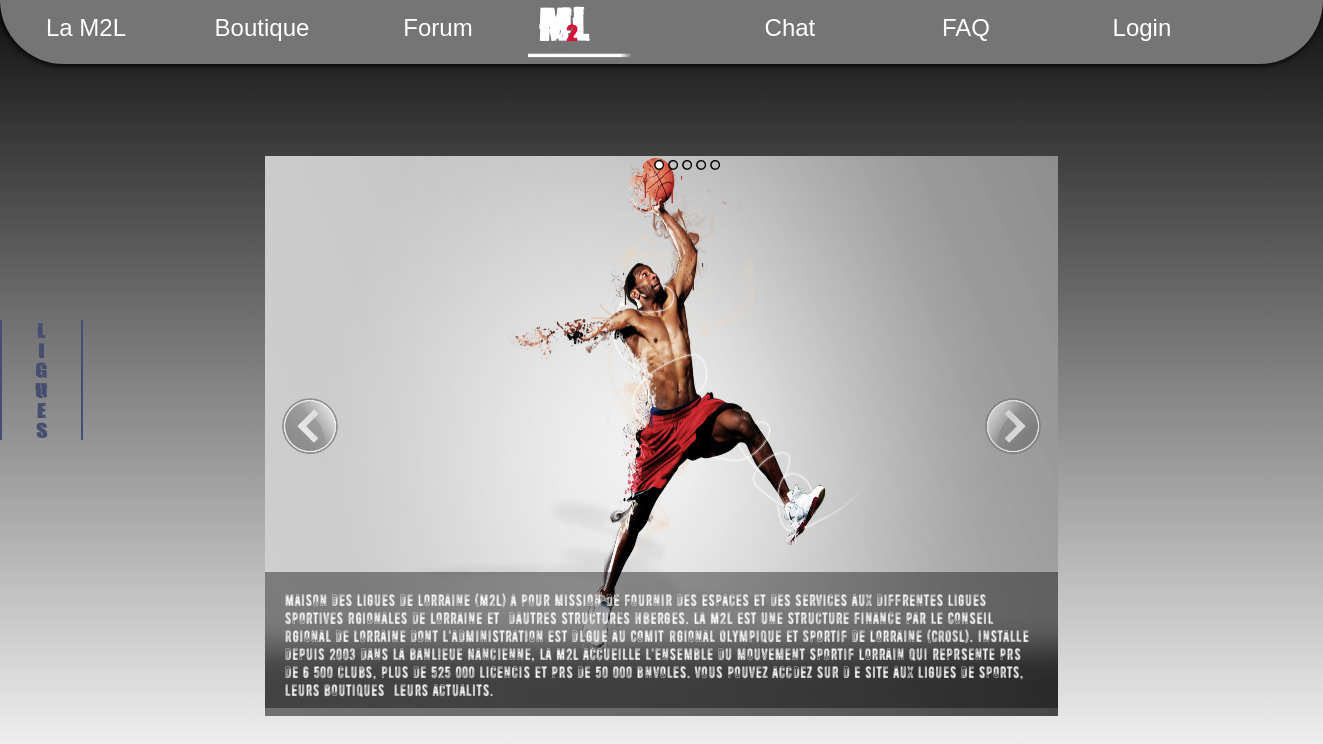
The page / on the database its author committed.
### tables this page shows
CREATE TABLE IF NOT EXISTS `article` (
  `id` int(11) NOT NULL AUTO_INCREMENT,
  `img_url` varchar(2048) DEFAULT NULL,
  `extrait` varchar(1024) DEFAULT NULL,
  `contenu` varchar(5500) DEFAULT NULL,
  `titre` varchar(255) DEFAULT NULL,
  `auteur_id` int(11) DEFAULT NULL,
  `date` date NOT NULL,
  PRIMARY KEY (`id`),
  KEY `auteur_id` (`auteur_id`)
);

### index.php (the view, shortened to what this page needs)
<!DOCTYPE html>
<html class="scroller">
	<head>
		<link rel="stylesheet" type="text/css" href="main.css">
	</head>
	<body>
		<?php include("includes/menu_principal.php");?>
		<?php include("includes/menu_ligues.php"); ?>
			<section id="wrapper">
				<ul id="diaporama">
			<?php
				$bdd=bdd();
				$query=$bdd->query('SELECT * FROM article ORDER BY date DESC LIMIT 0,5');
				for($i=0;$i<5;$i++){
					$result=$query->fetch();
			?>
					<li>
						<a href="displayArticle.php?id=<?php echo $result['id'];?>"><img src="img/<?php echo $result['img_url'];?>"/></a>
						<p>
							<?php echo utf8_encode($result['extrait']);?>
						</p>
					</li>
			<?php
				}
			?>
				</ul>
				<ul id="index_defilement">
					<li><img src="img/index_defil_on.png" id="bouton_defil1"/></li>
					<li><img src="img/index_defil_off.png" id="bouton_defil2"/></li>
					<li><img src="img/index_defil_off.png" id="bouton_defil3"/></li>
					<li><img src="img/index_defil_off.png" id="bouton_defil4"/></li>
					<li><img src="img/index_defil_off.png" id="bouton_defil5"/></li>
				</ul>
				<div id="defilement">
					<a href="javascript:diaposScroll(-1)" title="Diapo précédente" class="precedente"> <img src="img/precedent_diap.png" id="img_prec"/></a>
					<a href="javascript:diaposScroll(1)" title="Diapo suivante" class="suivante"><img src="img/suivant_diap.png" id="img_suiv"/> </a>
				</div>
			</section>
	</body>
</html>

### main.css (style rules this page uses)
html { background:linear-gradient(#111111,white); background-repeat:no-repeat; height:100vh; }
* { padding:0px; margin:0px; }
body { width:100%; }
a:link { text-decoration:none; }
.scroller { overflow:hidden; }
#diaporama { overflow: hidden; position: relative; width: 100%; height: 80vh; list-style-type: none; float:left; }
#diaporama li { overflow: hidden; position: absolute; height:80vh; width:100%; }
#diaporama li a { display: block; height: 52vh; }
#diaporama li a img { border: 0; height:70vh; width:100%; }
#diaporama li p { background:rgba(0,0,0,0.4); color:white; position:relative; padding:20px; height:12vh; float:left; font-family:'slider'; }
#wrapper { position: relative; width:60%; height:60vh; top:12vh; right:-14%; list-style-type: none; float:left; }
#defilement { position:relative; top:-50vh; padding:2%; width:96%; }
#defilement .precedente { float:left; }
#defilement .suivante { float:right; }
#defilement img { width:60px; height:60px; opacity:0.7; }
#index_defilement { list-style-type:none; height:20px; position:relative; top:-80vh; right:-49%; }
#index_defilement li { display:inline-block; }
#index_defilement img { width:10px; height:10px; }

### rows shown on the page
article: img_url (picture), extrait "Maison des Ligues de Lorraine (M2L) a pour mission de fournir des espaces et des services aux différentes ligues sportives régionales de Lorraine et à d’autres structures hébergées. La M2L est une structure financée par le Conseil Régional de Lorraine dont l'administration est déléguée au Comité Régional Olympique et Sportif de Lorraine (CROSL). Installée depuis 2003 dans la banlieue Nancéienne, la M2L accueille l'ensemble du mouvement sportif Lorrain qui représente près de 6 500 clubs, plus de 525 000 licenciés et près de 50 000 bénévoles. vous pouvez accédez sur d e site aux ligues de sports, à leurs boutiques à leurs actualités."
